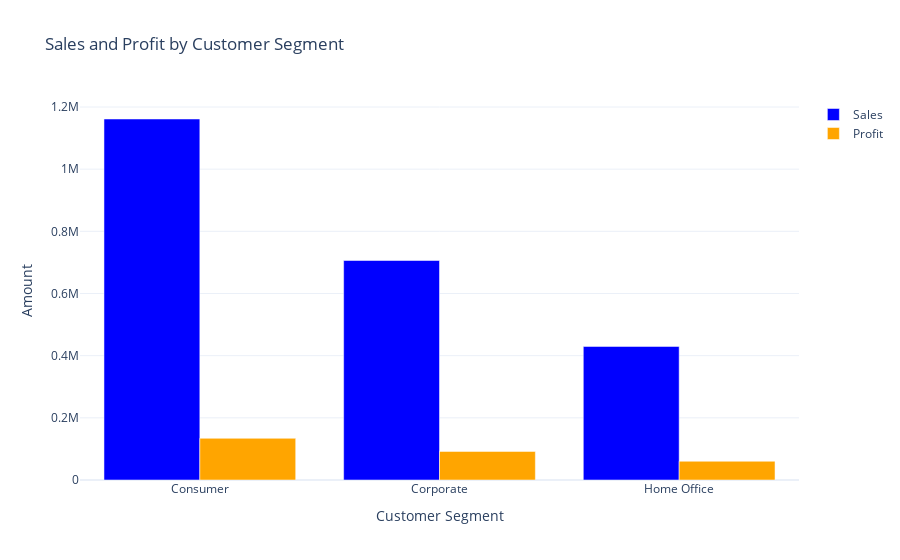

Notebook cell for this chart:
### Code cell
fig = go.Figure()
fig.add_trace(go.Bar(
    x=sales_profit_customer_segment['Segment'],
    y=sales_profit_customer_segment['Sales'],
    name='Sales',
    marker_color='blue'
))
fig.add_trace(go.Bar(
    x=sales_profit_customer_segment['Segment'],
    y=sales_profit_customer_segment['Profit'],
    name='Profit',
    marker_color='orange'
))
fig.update_layout(
    title='Sales and Profit by Customer Segment',
    xaxis_title='Customer Segment',
    yaxis_title='Amount',
    barmode='group'
)
fig.show()

### Figure 1 — Plotly figure (JSON) as saved in the notebook; plotly's stock layout.template omitted (floating-point values rounded to 4 significant figures)
{"data": [{"marker": {"color": "blue"}, "name": "Sales", "type": "bar", "x": ["Consumer", "Corporate", "Home Office"], "y": [1161000.0, 706100.0, 429700.0]}, {"marker": {"color": "orange"}, "name": "Profit", "type": "bar", "x": ["Consumer", "Corporate", "Home Office"], "y": [134100.0, 91980.0, 60300.0]}], "layout": {"barmode": "group", "title": {"text": "Sales and Profit by Customer Segment"}, "xaxis": {"title": {"text": "Customer Segment"}}, "yaxis": {"title": {"text": "Amount"}}}}
